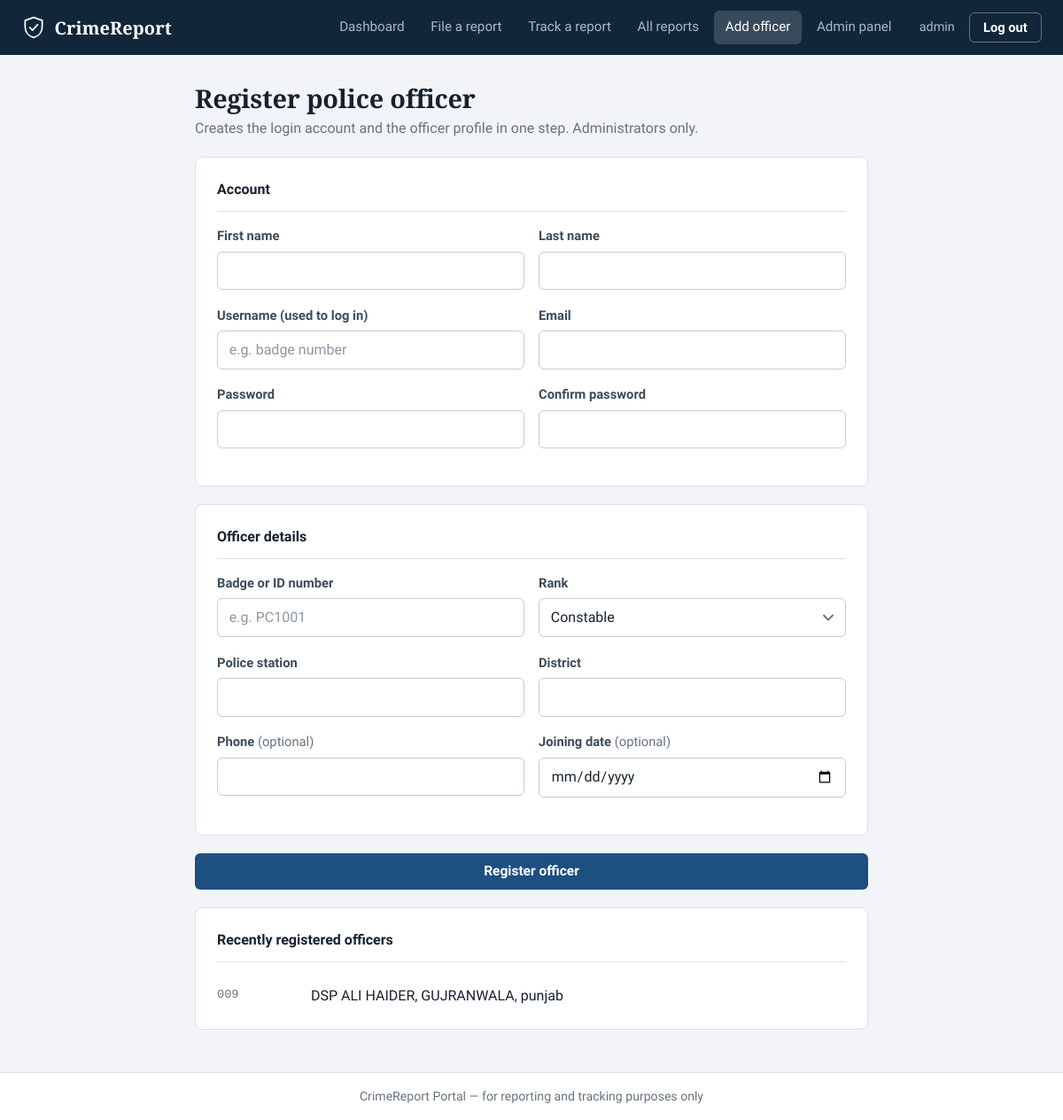
The app's page /police/register/ (signed in) with its own data.
### reports/models.py (models this page shows, shortened)
class PoliceOfficer(models.Model):
    RANK_CHOICES = [
        ('constable',    'Constable'),
        ('hc',           'Head Constable'),
        ('asi',          'ASI'),
        ('si',           'Sub-Inspector'),
        ('inspector',    'Inspector'),
        ('ci',           'Circle Inspector'),
        ('dsp',          'DSP'),
        ('sp',           'Superintendent of Police'),
    ]
    user            = models.OneToOneField(User, on_delete=models.CASCADE, related_name='police_profile')
    badge_number    = models.CharField(max_length=20, unique=True)
    rank            = models.CharField(max_length=20, choices=RANK_CHOICES, default='constable')
    station         = models.CharField(max_length=200)
    district        = models.CharField(max_length=100)
    phone           = models.CharField(max_length=15, blank=True)
    is_active_duty  = models.BooleanField(default=True)
    joined_date     = models.DateField(null=True, blank=True)
    created_at      = models.DateTimeField(auto_now_add=True)
    class Meta:
        verbose_name = 'Police Officer'
        verbose_name_plural = 'Police Officers'

### reports/views.py (the view, shortened to what this page needs)
# urls.py: path('police/register/', views.police_register_view, name='police_register'),
@superuser_required
def police_register_view(request):
    form = PoliceRegisterForm(request.POST or None)
    officers = PoliceOfficer.objects.select_related('user').order_by('-created_at')[:10]
    return render(request, 'reports/police_register.html', {'form': form, 'officers': officers})

### reports/forms.py (shortened to what this page needs)
class PoliceRegisterForm(UserCreationForm):
    first_name   = forms.CharField(max_length=150)
    last_name    = forms.CharField(max_length=150)
    email        = forms.EmailField()
    badge_number = forms.CharField(max_length=20, label='Badge / ID Number')
    rank         = forms.ChoiceField(choices=PoliceOfficer.RANK_CHOICES)
    station      = forms.CharField(max_length=200)
    district     = forms.CharField(max_length=100)
    phone        = forms.CharField(max_length=15, required=False)
    joined_date  = forms.DateField(required=False, widget=forms.DateInput(attrs={'type': 'date'}))
    class Meta:
        model  = User
        fields = ['first_name', 'last_name', 'username', 'email', 'password1', 'password2']
    def __init__(self, *args, **kwargs):
        super().__init__(*args, **kwargs)
        placeholders = {
            'username': 'e.g. badge number',
            'badge_number': 'e.g. PC1001',
        }
        for name, field in self.fields.items():
            field.widget.attrs['class'] = 'form-input form-select' if name == 'rank' else 'form-input'
            if name in placeholders:
                field.widget.attrs['placeholder'] = placeholders[name]

### reports/views.py (called while the page is built)
def superuser_required(view_func):
    @wraps(view_func)
    def wrapper(request, *args, **kwargs):
        if not request.user.is_authenticated:
            return redirect_to_login(request.get_full_path(), login_url='/login/')
        if not request.user.is_superuser:
            messages.error(request, 'Only the system administrator can register police officers.')
            return redirect('home')
        return view_func(request, *args, **kwargs)
    return wrapper

### reports/templates/reports/police_register.html (shortened to what this page needs)
{% extends "reports/base.html" %}
{% block content %}
<div class="narrow stack" style="max-width:760px;">
  <div class="page-header" style="margin-bottom:0;">
    <div>
      <h1 class="page-title">Register police officer</h1>
      <p class="page-subtitle">Creates the login account and the officer profile in one step. Administrators only.</p>
    </div>
  </div>
  <form method="post" novalidate class="stack">
    <div class="card">
      <h2 class="card-title">Account</h2>
      <div class="form-grid">
        <div class="form-group">
          <label class="form-label" for="{{ form.first_name.id_for_label }}">First name</label>
          {{ form.first_name }}
        </div>
        <div class="form-group">
          <label class="form-label" for="{{ form.last_name.id_for_label }}">Last name</label>
          {{ form.last_name }}
        </div>
      </div>
      <div class="form-grid">
        <div class="form-group">
          <label class="form-label" for="{{ form.username.id_for_label }}">Username (used to log in)</label>
          {{ form.username }}
        </div>
        <div class="form-group">
          <label class="form-label" for="{{ form.email.id_for_label }}">Email</label>
          {{ form.email }}
        </div>
      </div>
      <div class="form-grid">
        <div class="form-group">
          <label class="form-label" for="{{ form.password1.id_for_label }}">Password</label>
          {{ form.password1 }}
        </div>
        <div class="form-group">
          <label class="form-label" for="{{ form.password2.id_for_label }}">Confirm password</label>
          {{ form.password2 }}
        </div>
      </div>
    </div>
    <div class="card">
      <h2 class="card-title">Officer details</h2>
      <div class="form-grid">
        <div class="form-group">
          <label class="form-label" for="{{ form.badge_number.id_for_label }}">Badge or ID number</label>
          {{ form.badge_number }}
        </div>
        <div class="form-group">
          <label class="form-label" for="{{ form.rank.id_for_label }}">Rank</label>
          {{ form.rank }}
        </div>
      </div>
      <div class="form-grid">
        <div class="form-group">
          <label class="form-label" for="{{ form.station.id_for_label }}">Police station</label>
          {{ form.station }}
        </div>
        <div class="form-group">
          <label class="form-label" for="{{ form.district.id_for_label }}">District</label>
          {{ form.district }}
        </div>
      </div>
      <div class="form-grid">
        <div class="form-group">
          <label class="form-label" for="{{ form.phone.id_for_label }}">Phone <span class="opt">(optional)</span></label>
          {{ form.phone }}
        </div>
        <div class="form-group">
          <label class="form-label" for="{{ form.joined_date.id_for_label }}">Joining date <span class="opt">(optional)</span></label>
          {{ form.joined_date }}
        </div>
      </div>
    </div>
    <button type="submit" class="btn btn-primary btn-full">Register officer</button>
  </form>
  {% if officers %}
  <div class="card">
    <h2 class="card-title">Recently registered officers</h2>
    {% for o in officers %}
    <div class="officer-row">
      <span class="badge-no cell-mono">{{ o.badge_number }}</span>
      <span>{{ o.get_rank_display }} {{ o.user.get_full_name }}, {{ o.station }}, {{ o.district }}</span>
    </div>
    {% endfor %}
  </div>
  {% endif %}
</div>
{% endblock %}

### reports/templates/reports/base.html (shortened to what this page needs)
{% load static %}<!DOCTYPE html>
<html lang="en">
<head>
  <link rel="stylesheet" href="{% static 'reports/style.css' %}"/>
</head>
<body>
<header class="navbar">
  <div class="navbar-inner">
    <a class="navbar-brand" href="{% url 'home' %}">
      CrimeReport
    </a>
    <nav class="navbar-links" id="nav-menu" aria-label="Main">
      {% if user.is_authenticated %}
        {% if user.police_profile %}
          <a href="{% url 'police_dashboard' %}" class="nav-link {% if request.resolver_match.url_name == 'police_dashboard' %}active{% endif %}">Dashboard</a>
          <a href="{% url 'police_report_list' %}" class="nav-link {% if request.resolver_match.url_name == 'police_report_list' or request.resolver_match.url_name == 'police_report_detail' %}active{% endif %}">All reports</a>
          <span class="nav-user">{{ user.police_profile.get_rank_display }} {{ user.last_name }}</span>
          <form method="post" action="{% url 'police_logout' %}" class="nav-inline-form">
            {% csrf_token %}
            <button type="submit" class="nav-btn">Log out</button>
          </form>
        {% else %}
          <a href="{% url 'dashboard' %}" class="nav-link {% if request.resolver_match.url_name == 'dashboard' %}active{% endif %}">Dashboard</a>
          <a href="{% url 'report_create' %}" class="nav-link {% if request.resolver_match.url_name == 'report_create' %}active{% endif %}">File a report</a>
          <a href="{% url 'track' %}" class="nav-link {% if request.resolver_match.url_name == 'track' %}active{% endif %}">Track a report</a>
          {% if user.is_superuser %}
          <a href="{% url 'police_report_list' %}" class="nav-link {% if request.resolver_match.url_name == 'police_report_list' or request.resolver_match.url_name == 'police_report_detail' %}active{% endif %}">All reports</a>
          <a href="{% url 'police_register' %}" class="nav-link {% if request.resolver_match.url_name == 'police_register' %}active{% endif %}">Add officer</a>
          <a href="/admin/" class="nav-link">Admin panel</a>
          {% endif %}
          <span class="nav-user">{{ user.get_full_name|default:user.username }}</span>
          <form method="post" action="{% url 'logout' %}" class="nav-inline-form">
            <button type="submit" class="nav-btn">Log out</button>
          </form>
        {% endif %}
      {% endif %}
    </nav>
  </div>
</header>
{% block body %}
<main>{% block content %}{% endblock %}</main>
{% endblock %}
<footer>CrimeReport Portal &mdash; for reporting and tracking purposes only</footer>
</body>
</html>

### records on screen
PoliceOfficer: badge_number "009", rank "DSP", user.get_full_name "ALI HAIDER", station "GUJRANWALA", district "punjab"

### other values on screen
{{ user.get_full_name|default:user.username }} "admin"
